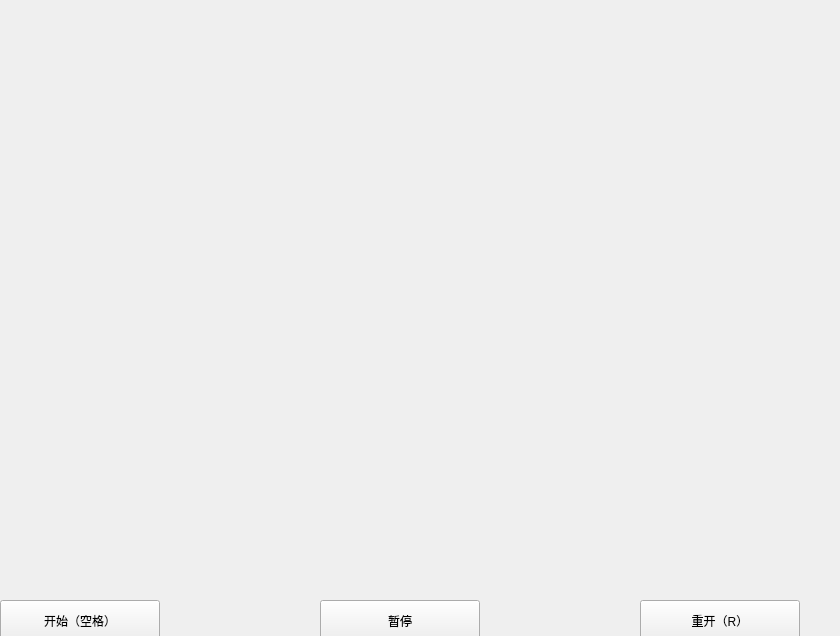
<?xml version="1.0" encoding="UTF-8"?>
<ui version="4.0">
 <class>Widget</class>
 <widget class="QWidget" name="Widget">
  <property name="geometry">
   <rect>
    <x>0</x>
    <y>0</y>
    <width>840</width>
    <height>636</height>
   </rect>
  </property>
  <property name="minimumSize">
   <size>
    <width>675</width>
    <height>0</height>
   </size>
  </property>
  <property name="windowTitle">
   <string>Widget</string>
  </property>
  <widget class="BoardWidget" name="board" native="true">
   <property name="geometry">
    <rect>
     <x>0</x>
     <y>0</y>
     <width>800</width>
     <height>600</height>
    </rect>
   </property>
  </widget>
  <widget class="QPushButton" name="btnReset">
   <property name="geometry">
    <rect>
     <x>640</x>
     <y>600</y>
     <width>160</width>
     <height>42</height>
    </rect>
   </property>
   <property name="minimumSize">
    <size>
     <width>160</width>
     <height>42</height>
    </size>
   </property>
   <property name="text">
    <string>重开（R）</string>
   </property>
  </widget>
  <widget class="QPushButton" name="btnStart">
   <property name="geometry">
    <rect>
     <x>0</x>
     <y>600</y>
     <width>160</width>
     <height>42</height>
    </rect>
   </property>
   <property name="minimumSize">
    <size>
     <width>160</width>
     <height>42</height>
    </size>
   </property>
   <property name="text">
    <string>开始（空格）</string>
   </property>
  </widget>
  <widget class="QPushButton" name="btnPause">
   <property name="geometry">
    <rect>
     <x>320</x>
     <y>600</y>
     <width>160</width>
     <height>42</height>
    </rect>
   </property>
   <property name="minimumSize">
    <size>
     <width>160</width>
     <height>42</height>
    </size>
   </property>
   <property name="text">
    <string>暂停</string>
   </property>
  </widget>
 </widget>
 <customwidgets>
  <customwidget>
   <class>BoardWidget</class>
   <extends>QWidget</extends>
   <header>boardwidget.h</header>
   <container>1</container>
  </customwidget>
 </customwidgets>
 <resources/>
 <connections/>
</ui>
